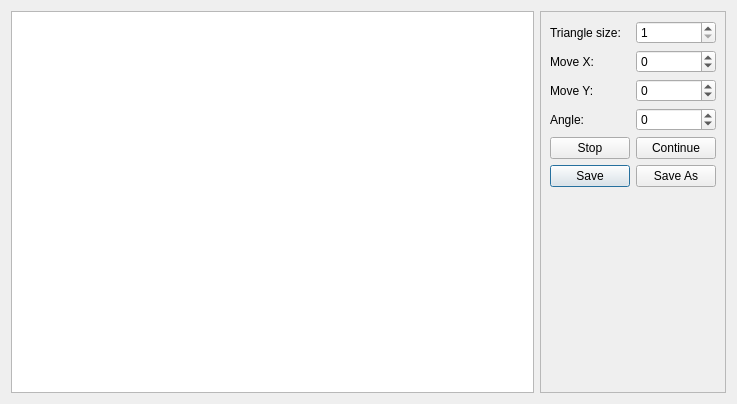
<?xml version="1.0" encoding="UTF-8"?>
<ui version="4.0">
 <class>Triangle_Dialog_Window</class>
 <widget class="QDialog" name="Triangle_Dialog_Window">
  <property name="geometry">
   <rect>
    <x>0</x>
    <y>0</y>
    <width>737</width>
    <height>404</height>
   </rect>
  </property>
  <property name="windowTitle">
   <string>Dialog</string>
  </property>
  <layout class="QGridLayout" name="gridLayout_2">
   <item row="0" column="0">
    <widget class="QGraphicsView" name="graphicsView"/>
   </item>
   <item row="0" column="1">
    <widget class="QFrame" name="frame">
     <property name="frameShape">
      <enum>QFrame::StyledPanel</enum>
     </property>
     <property name="frameShadow">
      <enum>QFrame::Raised</enum>
     </property>
     <layout class="QFormLayout" name="formLayout">
      <item row="0" column="0">
       <widget class="QLabel" name="label">
        <property name="text">
         <string>Triangle size:</string>
        </property>
       </widget>
      </item>
      <item row="0" column="1">
       <widget class="QSpinBox" name="sizeSpinBox">
        <property name="minimum">
         <number>1</number>
        </property>
        <property name="maximum">
         <number>100</number>
        </property>
       </widget>
      </item>
      <item row="1" column="0">
       <widget class="QLabel" name="label_2">
        <property name="text">
         <string>Move X:</string>
        </property>
       </widget>
      </item>
      <item row="1" column="1">
       <widget class="QSpinBox" name="moveXSpinBox">
        <property name="minimum">
         <number>-1500</number>
        </property>
        <property name="maximum">
         <number>1500</number>
        </property>
       </widget>
      </item>
      <item row="2" column="0">
       <widget class="QLabel" name="label_3">
        <property name="text">
         <string>Move Y:</string>
        </property>
       </widget>
      </item>
      <item row="2" column="1">
       <widget class="QSpinBox" name="moveYSpinBox">
        <property name="minimum">
         <number>-1500</number>
        </property>
        <property name="maximum">
         <number>1500</number>
        </property>
       </widget>
      </item>
      <item row="3" column="0">
       <widget class="QLabel" name="label_4">
        <property name="text">
         <string>Angle:</string>
        </property>
       </widget>
      </item>
      <item row="3" column="1">
       <widget class="QSpinBox" name="angleSpinBox">
        <property name="minimum">
         <number>-359</number>
        </property>
        <property name="maximum">
         <number>359</number>
        </property>
       </widget>
      </item>
      <item row="5" column="0">
       <widget class="QPushButton" name="saveButton">
        <property name="text">
         <string>Save</string>
        </property>
       </widget>
      </item>
      <item row="5" column="1">
       <widget class="QPushButton" name="saveAsButton">
        <property name="text">
         <string>Save As</string>
        </property>
       </widget>
      </item>
      <item row="4" column="0">
       <widget class="QPushButton" name="stopButton">
        <property name="text">
         <string>Stop</string>
        </property>
       </widget>
      </item>
      <item row="4" column="1">
       <widget class="QPushButton" name="continueButton">
        <property name="text">
         <string>Continue</string>
        </property>
       </widget>
      </item>
     </layout>
    </widget>
   </item>
  </layout>
 </widget>
 <resources/>
 <connections/>
</ui>
